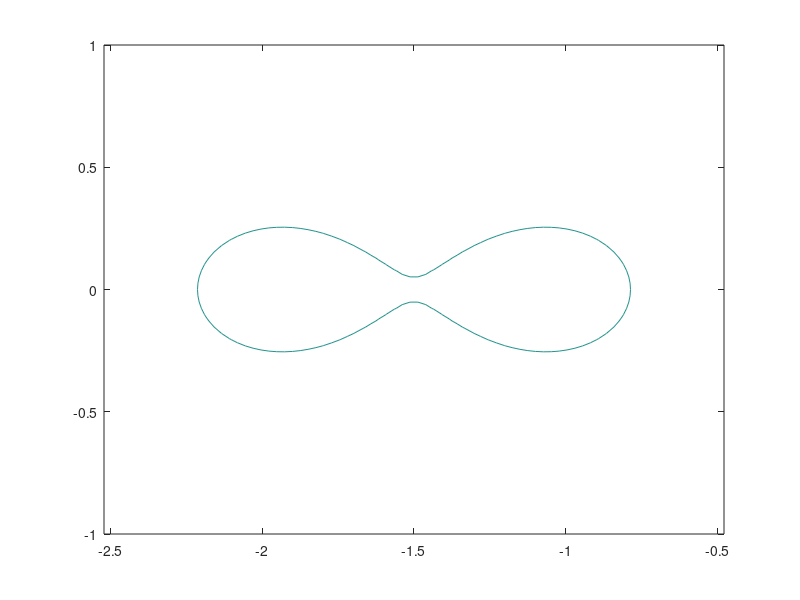
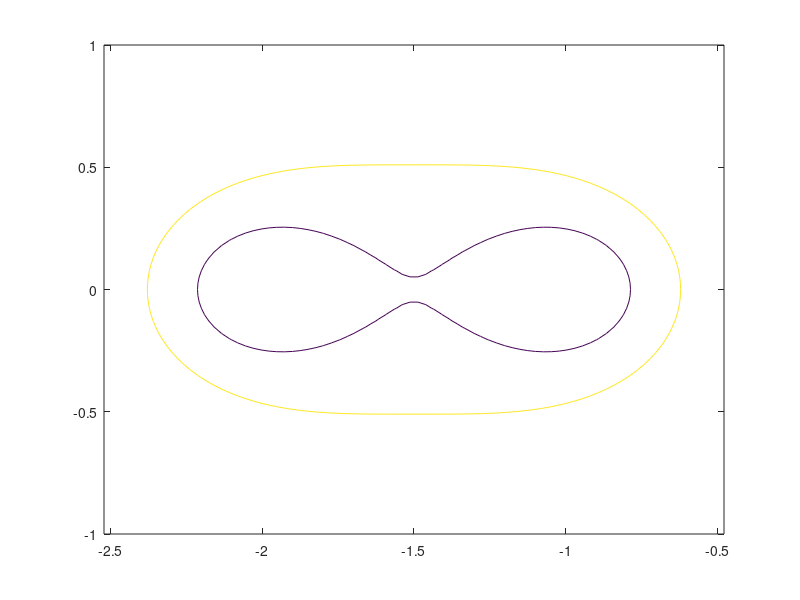

Write MATLAB code to recreate these figures, in order.
%Script to test methods for extracting specific contours of pseudospectral
%boundaries.
%
%How to get a pseudo epsilon curve as a list of [x; y] coordinates.
%
%The data must be exported from eigtool. If the matrix is being analyzed
%more than once i.e. accross multiple days/sessions, then it is useful to use the
%save() and load() functions built-in to MatLab to avoid extracting the
%data every time.
%
%Natalie Wellen
%10/10/21

A = [-1 5; 0 -2]; % this is the matrix that x, y, Z are measured from
%1. call 'eigtool(A)'
%2. open 'file' in the eigtool figure menu 
%3. click 'Export data... pseduospectra data...'
%4. choose variable names for the x-grid, y-grid, and the matrix which
%   contains ||(z-A)^(-1)|| for z  = x + iy
%   default is x, y, Z, this is what I used.
load('pseudoA_contours.mat');

%Say the contour curve we are interested is 10^-2 to get the x and y values
figure;
cc = contour(x,y,Z, [0.05 0.05]);
x_p05 = cc(1,2:end);
y_p05 = cc(2,2:end);
z_p05 = x_p05+(i*y_p05);

%If we want more than one specific contour level then we can do that all at
%once too
figure
cc = contour(x,y,Z, [0.05 0.1]);
n = cc(2,1) + 1;
x_p05_2 = cc(1,2:n);
y_p05_2 = cc(2,2:n);
x_p1 = cc(1,(n+1):end);
y_p1 = cc(2,(n+1):end);

%Another complication though is that in general for extracting the contours
%we don't know how amny seperate lines there are. For instance if I had
%chosen 10^-2 instead of .05, there would be two contours for the single
%level. I think a while loop could easily handle it though.